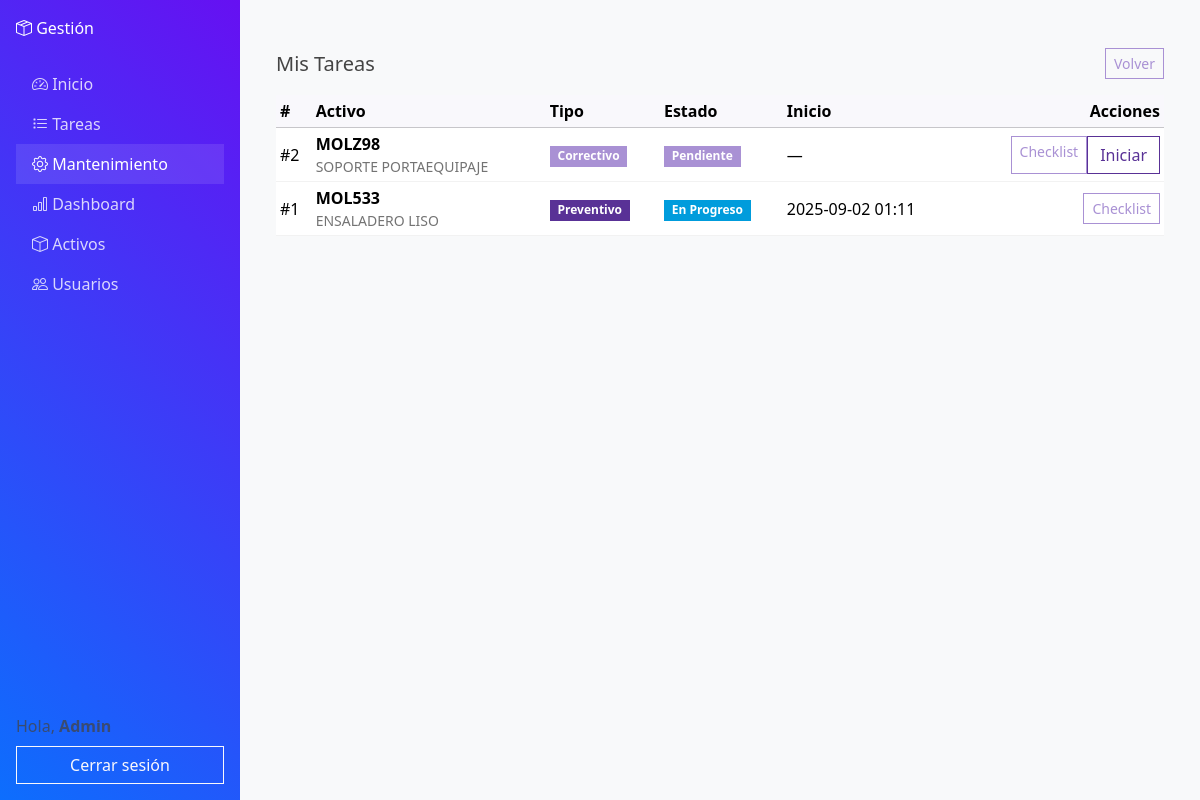
/activos/mis-tareas/ (signed in), run on the app's committed database.
### activos/models.py (models this page shows, shortened)
class RegistroMantenimiento(models.Model):
    activo = models.ForeignKey(Activo, on_delete=models.CASCADE, related_name="mantenimientos")
    estado = models.CharField(max_length=3, choices=EstadoOT.choices, default=EstadoOT.PEN)
    tipo = models.CharField(max_length=3, choices=TipoOT.choices, default=TipoOT.PRE)
    titulo = models.CharField(max_length=160, default="", blank=False)
    descripcion = models.TextField(blank=True, default="")
    prioridad = models.CharField(max_length=4, choices=PrioridadOT.choices, default=PrioridadOT.NONE)
    fecha_inicio = models.DateField(null=True, blank=True)
    vencimiento = models.DateField(null=True, blank=True)
    recurrencia = models.CharField(max_length=5, choices=RecurrenciaOT.choices, default=RecurrenciaOT.NONE)
    tiempo_estimado_minutos = models.PositiveIntegerField(default=0)
    ubicacion = models.ForeignKey(Ubicacion, null=True, blank=True, on_delete=models.SET_NULL, related_name="ordenes")
    falla = models.ForeignKey("CatalogoFalla", null=True, blank=True, on_delete=models.SET_NULL, related_name="ots")
    plantilla_aplicada = models.ForeignKey(
        "PlantillaChecklist", null=True, blank=True, on_delete=models.SET_NULL, related_name="ots_usadas"
    )
    fecha_creacion = models.DateTimeField(auto_now_add=True)
    fecha_inicio_ejecucion = models.DateTimeField(null=True, blank=True)
    fecha_fin_ejecucion = models.DateTimeField(null=True, blank=True)
    fecha_cierre = models.DateTimeField(null=True, blank=True)
    anio_ejecucion = models.PositiveSmallIntegerField(null=True, blank=True)
    semana_ejecucion = models.PositiveSmallIntegerField(null=True, blank=True)
    lectura_ejecucion = models.DecimalField(max_digits=12, decimal_places=2, null=True, blank=True)
    creado_por = models.ForeignKey(settings.AUTH_USER_MODEL, on_delete=models.SET_NULL, null=True, related_name="ordenes_creadas")
    asignado_a = models.ForeignKey(settings.AUTH_USER_MODEL, on_delete=models.SET_NULL, null=True, blank=True, related_name="tareas_asignadas")
    completado_por = models.ForeignKey(settings.AUTH_USER_MODEL, on_delete=models.SET_NULL, null=True, blank=True, related_name="tareas_completadas")
    class Meta:
        indexes = [
            models.Index(fields=["estado"]),
            models.Index(fields=["tipo"]),
            models.Index(fields=["prioridad"]),
            models.Index(fields=["-fecha_creacion"]),
            models.Index(fields=["-fecha_inicio_ejecucion"]),
            models.Index(fields=["-fecha_cierre"]),
            models.Index(fields=["vencimiento"]),
            models.Index(fields=["activo"]),
            models.Index(fields=["asignado_a"]),
            models.Index(fields=["ubicacion"]),
        ]
        ordering = ["-fecha_creacion", "-id"]

class Activo(models.Model):
    codigo = models.CharField(max_length=100, unique=True, verbose_name="Código")
    numero_activo = models.CharField(max_length=255, verbose_name="# Activo")
    nombre = models.CharField(max_length=255, verbose_name="Nombre")
    peso = models.DecimalField(max_digits=10, decimal_places=2, null=True, blank=True, verbose_name="Peso")
    familia = models.ForeignKey("FamiliaActivo", null=True, blank=True, on_delete=models.SET_NULL, related_name="activos")
    categoria = models.ForeignKey("CategoriaActivo", null=True, blank=True, on_delete=models.SET_NULL, related_name="activos")
    estado = models.ForeignKey("EstadoActivo", null=True, blank=True, on_delete=models.SET_NULL, related_name="activos")
    ubicacion = models.ForeignKey("Ubicacion", null=True, blank=True, on_delete=models.SET_NULL, related_name="activos")
    qr_code = models.ImageField(upload_to="qr_codes", blank=True, null=True)

### activos/views.py (the view)
# urls.py: path("mis-tareas/", views.mis_tareas, name="mis_tareas"),
@login_required
def mis_tareas(request):
    ordenes = (
        RegistroMantenimiento.objects.select_related("activo")
        .filter(asignado_a=request.user)
        .order_by("-fecha_creacion")
    )
    return render(
        request,
        "activos/mis_tareas.html",
        {"ordenes": ordenes, "section": "mantenimiento"},
    )

### activos/templates/activos/mis_tareas.html (shortened to what this page needs)
{% extends "core/base.html" %}
{% block content %}
<div class="container py-4">
  <div class="d-flex justify-content-between align-items-center mb-3">
    <h1 class="h5 mb-0">Mis Tareas</h1>
    <a href="{% url 'activos:ordenes_list' %}" class="btn btn-sm btn-outline-secondary">Volver</a>
  </div>
  <div class="table-responsive">
    <table class="table table-sm align-middle">
      <thead class="table-light">
        <tr>
          <th>#</th>
          <th>Activo</th>
          <th>Tipo</th>
          <th>Estado</th>
          <th>Inicio</th>
          <th class="text-end">Acciones</th>
        </tr>
      </thead>
      <tbody>
        {% for ot in ordenes %}
        <tr>
          <td>#{{ ot.id }}</td>
          <td>
            <div class="fw-semibold">{{ ot.activo.codigo }}</div>
            <div class="small text-muted">{{ ot.activo.nombre }}</div>
          </td>
          <td>{% if ot.tipo == 'PRE' %}<span class="badge text-bg-primary">Preventivo</span>{% else %}<span class="badge text-bg-secondary">Correctivo</span>{% endif %}</td>
          <td>
            {% if ot.estado == 'PEN' %}<span class="badge text-bg-secondary">Pendiente</span>
            {% elif ot.estado == 'PRO' %}<span class="badge text-bg-info">En Progreso</span>
            {% elif ot.estado == 'REV' %}<span class="badge text-bg-warning">Pend. Revisión</span>
            {% elif ot.estado == 'CER' %}<span class="badge text-bg-success">Cerrada</span>{% endif %}
          </td>
          <td class="text-nowrap">{{ ot.fecha_inicio_ejecucion|date:"Y-m-d H:i"|default:"—" }}</td>
          <td class="text-end">
            <div class="btn-group btn-group-sm" role="group">
              <a href="{% url 'activos:checklist_mantenimiento' ot.id %}" class="btn btn-outline-secondary">
                Checklist
              </a>
              {% if ot.estado == 'PEN' %}
              <form method="post" action="{% url 'activos:cambiar_estado_ot' ot.id %}">
                <button class="btn btn-outline-primary" type="submit">Iniciar</button>
              </form>
              {% endif %}
            </div>
          </td>
        </tr>
        {% empty %}
        <tr><td colspan="6" class="text-center text-muted py-4">No tienes tareas asignadas.</td></tr>
        {% endfor %}
      </tbody>
    </table>
  </div>
</div>
{% endblock %}

### core/templates/core/base.html (shortened to what this page needs)
{% load static %}
<!DOCTYPE html>
<html lang="es">
<head>
  <link rel="stylesheet"
        href="https://cdn.jsdelivr.net/npm/bootswatch@5.3.3/dist/pulse/bootstrap.min.css">
  <link rel="stylesheet"
        href="https://cdn.jsdelivr.net/npm/bootstrap-icons@1.11.3/font/bootstrap-icons.min.css">
  <link rel="stylesheet" href="{% static 'core/style.css' %}">
</head>
<body>
<div class="d-flex">
  <nav id="sidebar" class="d-flex flex-column p-3 text-white">
    <a href="/" class="navbar-brand text-white mb-4">
      <i class="bi bi-box-seam"></i> Gestión
    </a>
    <ul class="nav nav-pills flex-column mb-auto">
      <li class="nav-item">
        <a href="{% url 'home' %}" class="nav-link {% if section == 'home' %}active{% endif %}">
          <i class="bi bi-speedometer2"></i> Inicio
        </a>
      </li>
      <li>
                <a href="{% url 'activos:mis_tareas' %}" class="nav-link {% if section == 'tareas' %}active{% endif %}">
          <i class="bi bi-list-task"></i> Tareas
        </a>
      </li>
      <li>
        <a href="{% url 'activos:ordenes_list' %}" class="nav-link {% if section == 'mantenimiento' %}active{% endif %}">
          <i class="bi bi-gear"></i> Mantenimiento
        </a>
      </li>
      <li>
        <a href="{% url 'dashboard_novedades' %}" class="nav-link {% if section == 'dashboard' %}active{% endif %}">
          <i class="bi bi-bar-chart"></i> Dashboard
        </a>
      </li>
      <li>
        <a href="{% url 'activos:activos_list' %}" class="nav-link {% if section == 'activos' %}active{% endif %}">
          <i class="bi bi-box"></i> Activos
        </a>
      </li>
      <li>
        <a href="{% url 'accounts:users_list' %}" class="nav-link {% if section == 'usuarios' %}active{% endif %}">
          <i class="bi bi-people"></i> Usuarios
        </a>
      </li>
    </ul>
    {% if user.is_authenticated %}
    <div class="mt-auto">
      <span class="text-muted">Hola, <strong>{{ user.username }}</strong></span>
      <form action="{% url 'accounts:logout' %}" method="post" class="mt-2">
        <button class="btn btn-outline-light w-100">Cerrar sesión</button>
      </form>
    </div>
    {% endif %}
  </nav>
  <div class="flex-grow-1 p-4">
    {% block content %}{% endblock %}
  </div>
</div>
</body>
</html>

### core/static/core/style.css (style rules this page uses)
.table td, .table th { vertical-align: middle; }

### core/templates/core/base.html (style rules this page uses)
body { overflow-x: hidden; background-color: #f8f9fa; }
#sidebar { width: 240px; min-height: 100vh; background: linear-gradient(45deg, #0d6efd, #6610f2); }
#sidebar a { color: rgba(255, 255, 255, 0.8); text-decoration: none; }
#sidebar a.active, #sidebar a:hover { color: #fff; background-color: rgba(255, 255, 255, 0.1); }

### data on the page
RegistroMantenimiento: id "2", activo.codigo "MOLZ98", activo.nombre "SOPORTE PORTAEQUIPAJE", tipo "Correctivo", estado "Pendiente", fecha_inicio_ejecucion "—"
RegistroMantenimiento: id "1", activo.codigo "MOL533", activo.nombre "ENSALADERO LISO", tipo "Preventivo", estado "En Progreso", fecha_inicio_ejecucion "2025-09-02 01:11"

### other printed values
{{ user.username }} "Admin"
